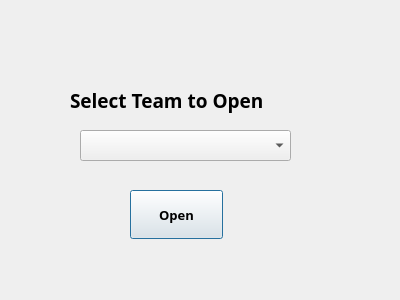
<?xml version="1.0" encoding="UTF-8"?>
<ui version="4.0">
 <class>Dialog</class>
 <widget class="QDialog" name="Dialog">
  <property name="geometry">
   <rect>
    <x>0</x>
    <y>0</y>
    <width>400</width>
    <height>300</height>
   </rect>
  </property>
  <property name="windowTitle">
   <string>Dialog</string>
  </property>
  <widget class="QLabel" name="label">
   <property name="geometry">
    <rect>
     <x>70</x>
     <y>80</y>
     <width>299</width>
     <height>40</height>
    </rect>
   </property>
   <property name="font">
    <font>
     <family>Segoe Print</family>
     <pointsize>14</pointsize>
     <weight>75</weight>
     <bold>true</bold>
    </font>
   </property>
   <property name="text">
    <string>Select Team to Open</string>
   </property>
  </widget>
  <widget class="QPushButton" name="openbtn">
   <property name="geometry">
    <rect>
     <x>130</x>
     <y>190</y>
     <width>93</width>
     <height>49</height>
    </rect>
   </property>
   <property name="font">
    <font>
     <family>Segoe Print</family>
     <pointsize>10</pointsize>
     <weight>75</weight>
     <bold>true</bold>
    </font>
   </property>
   <property name="text">
    <string>Open</string>
   </property>
  </widget>
  <widget class="QComboBox" name="open_cb">
   <property name="geometry">
    <rect>
     <x>80</x>
     <y>130</y>
     <width>211</width>
     <height>31</height>
    </rect>
   </property>
  </widget>
 </widget>
 <resources/>
 <connections/>
</ui>
